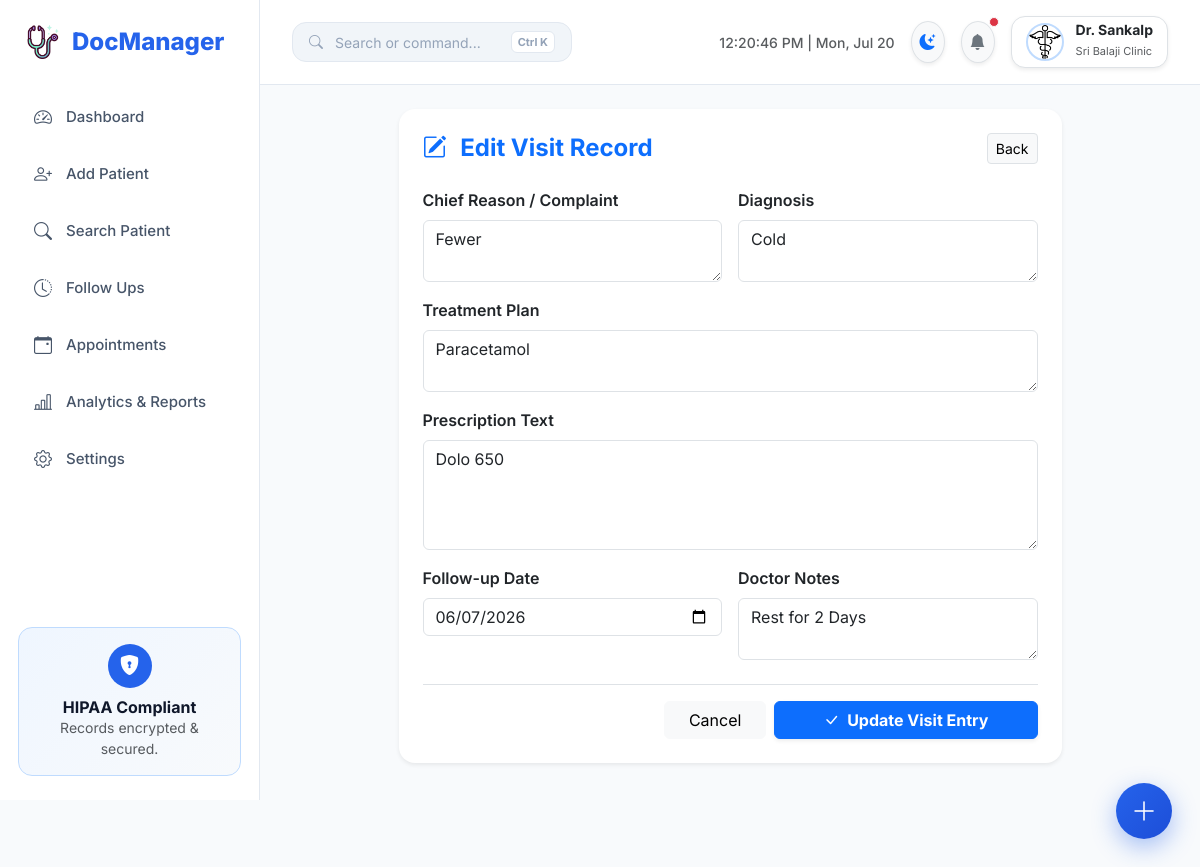
/edit-visit/1 (signed in), run on the app's committed database.
### models.py (models this page shows)
class Doctor(UserMixin, db.Model):
    __tablename__ = "doctors"
    id = db.Column(db.Integer, primary_key=True)
    name = db.Column(db.String(100), nullable=False)
    clinic_name = db.Column(db.String(150), nullable=False)
    email = db.Column(db.String(120), unique=True, nullable=False, index=True)
    phone = db.Column(db.String(15), unique=True, nullable=False, index=True)
    password_hash = db.Column(db.String(255), nullable=False)
    clinic_address = db.Column(db.Text)
    qualification = db.Column(db.String(100))
    logo = db.Column(db.String(255))
    created_at = db.Column(db.DateTime, default=utc_now)
    patients = db.relationship("Patient", backref="doctor", lazy=True, cascade="all, delete-orphan")
    appointments = db.relationship("Appointment", backref="doctor", lazy=True, cascade="all, delete-orphan")

class Visit(db.Model):
    __tablename__ = "visits"
    id = db.Column(db.Integer, primary_key=True)
    patient_id = db.Column(db.Integer, db.ForeignKey("patients.id"), nullable=False, index=True)
    visit_date = db.Column(db.Date, nullable=False, index=True)
    reason = db.Column(db.Text)
    diagnosis = db.Column(db.Text)
    treatment = db.Column(db.Text)
    prescription = db.Column(db.Text)
    notes = db.Column(db.Text)
    follow_up_date = db.Column(db.Date, nullable=True, index=True)
    created_at = db.Column(db.DateTime, default=utc_now)
    medicines = db.relationship("PrescriptionMedicine", backref="visit", lazy=True, cascade="all, delete-orphan")
    bill = db.relationship("Bill", backref="visit", uselist=False, cascade="all, delete-orphan")

### app/blueprints/visits.py (the view, shortened to what this page needs)
@visits_bp.route("/edit-visit/<int:visit_id>", methods=["GET", "POST"])
@login_required
def edit_visit(visit_id):
    visit = Visit.query.get_or_404(visit_id)
    patient = Patient.query.filter_by(id=visit.patient_id, doctor_id=current_user.id).first_or_404()
    return render_template("edit_visit.html", visit=visit, patient=patient, page_title="Edit Visit")

### templates/edit_visit.html
{% extends "base.html" %}
{% block content %}
<div class="row justify-content-center">
  <div class="col-lg-10 col-xl-9">
    <div class="card border-0 shadow-sm rounded-4">
      <div class="card-header bg-transparent border-0 pt-4 px-4 pb-0 d-flex justify-content-between align-items-center">
        <h4 class="fw-bold m-0 text-primary"><i class="bi bi-pencil-square me-2"></i> Edit Visit Record</h4>
        <a href="{{ url_for('visits.visit_details', visit_id=visit.id) }}" class="btn btn-sm btn-light border">Back</a>
      </div>
      <div class="card-body p-4">
        <form method="POST" action="{{ url_for('visits.edit_visit', visit_id=visit.id) }}">
          <div class="row g-3">
            <div class="col-md-6">
              <label class="form-label fw-semibold">Chief Reason / Complaint</label>
              <textarea name="reason" class="form-control" rows="2">{{ visit.reason or '' }}</textarea>
            </div>
            <div class="col-md-6">
              <label class="form-label fw-semibold">Diagnosis</label>
              <textarea name="diagnosis" class="form-control" rows="2">{{ visit.diagnosis or '' }}</textarea>
            </div>
            <div class="col-12">
              <label class="form-label fw-semibold">Treatment Plan</label>
              <textarea name="treatment" class="form-control" rows="2">{{ visit.treatment or '' }}</textarea>
            </div>
            <div class="col-12">
              <label class="form-label fw-semibold">Prescription Text</label>
              <textarea name="prescription" class="form-control" rows="4">{{ visit.prescription or '' }}</textarea>
            </div>
            <div class="col-md-6">
              <label class="form-label fw-semibold">Follow-up Date</label>
              <input type="date" name="follow_up_date" class="form-control" value="{{ visit.follow_up_date.strftime('%Y-%m-%d') if visit.follow_up_date else '' }}" />
            </div>
            <div class="col-md-6">
              <label class="form-label fw-semibold">Doctor Notes</label>
              <textarea name="notes" class="form-control" rows="2">{{ visit.notes or '' }}</textarea>
            </div>
          </div>
          <div class="mt-4 pt-3 border-top d-flex justify-content-end gap-2">
            <a href="{{ url_for('visits.visit_details', visit_id=visit.id) }}" class="btn btn-light px-4">Cancel</a>
            <button type="submit" class="btn btn-primary px-5 fw-bold shadow-sm">
              <i class="bi bi-check-lg me-1"></i> Update Visit Entry
            </button>
          </div>
        </form>
      </div>
    </div>
  </div>
</div>
{% endblock %}

### templates/base.html (shortened to what this page needs)
<!doctype html>
<html lang="en" data-theme="light">
  <head>
    <link href="https://cdn.jsdelivr.net/npm/bootstrap@5.3.3/dist/css/bootstrap.min.css" rel="stylesheet">
    <link rel="stylesheet" href="https://cdn.jsdelivr.net/npm/bootstrap-icons@1.11.3/font/bootstrap-icons.min.css">
    <link rel="stylesheet" href="{{ url_for('static', filename='css/style.css') }}" />
  </head>
  <body>
    {% if current_user.is_authenticated %}
    <aside class="sidebar">
      <a href="{{ url_for('patients.dashboard') }}" class="logo text-decoration-none">
        <img src="{{ url_for('static', filename='images/stethoscope.png') }}" width="34" alt="Logo" />
        <span>DocManager</span>
      </a>
      <ul class="sidebar-menu">
        <li>
          <a href="{{ url_for('patients.dashboard') }}" class="{% if request.endpoint == 'patients.dashboard' %}active{% endif %}">
            <i class="bi bi-speedometer2"></i> Dashboard
          </a>
        </li>
        <li>
          <a href="{{ url_for('patients.add_patient') }}" class="{% if request.endpoint == 'patients.add_patient' %}active{% endif %}">
            <i class="bi bi-person-plus"></i> Add Patient
          </a>
        </li>
        <li>
          <a href="{{ url_for('patients.search_patient') }}" class="{% if request.endpoint == 'patients.search_patient' %}active{% endif %}">
            <i class="bi bi-search"></i> Search Patient
          </a>
        </li>
        <li>
          <a href="{{ url_for('patients.follow_ups') }}" class="{% if request.endpoint == 'patients.follow_ups' %}active{% endif %}">
            <i class="bi bi-clock-history"></i> Follow Ups
          </a>
        </li>
        <li>
          <a href="{{ url_for('appointments.appointments') }}" class="{% if 'appointments' in request.endpoint %}active{% endif %}">
            <i class="bi bi-calendar-event"></i> Appointments
          </a>
        </li>
        <li>
          <a href="{{ url_for('analytics.analytics_dashboard') }}" class="{% if 'analytics' in request.endpoint %}active{% endif %}">
            <i class="bi bi-bar-chart-line"></i> Analytics & Reports
          </a>
        </li>
        <li>
          <a href="{{ url_for('settings.settings') }}" class="{% if request.endpoint == 'settings.settings' %}active{% endif %}">
            <i class="bi bi-gear"></i> Settings
          </a>
        </li>
      </ul>
      <div class="sidebar-footer">
        <div class="security-card">
          <div class="security-icon">
            <i class="bi bi-shield-lock-fill"></i>
          </div>
          <h6 class="fw-bold m-0">HIPAA Compliant</h6>
          <p class="small text-muted mb-0">Records encrypted & secured.</p>
        </div>
      </div>
    </aside>
    {% endif %}
    <main class="{% if current_user.is_authenticated %}main-content{% endif %}">
      {% if current_user.is_authenticated %}
      <div class="topbar">
        <div class="d-flex align-items-center gap-3">
          <button class="cmd-trigger-btn trigger-cmd">
            <i class="bi bi-search"></i>
            <span>Search or command...</span>
            <span class="cmd-key">Ctrl K</span>
          </button>
        </div>
        <div class="d-flex align-items-center gap-3">
          <div id="liveClock" class="d-none d-md-block text-muted small fw-medium"></div>
          <button id="themeToggleBtn" class="btn btn-light rounded-circle border shadow-sm p-2" title="Toggle Theme">
            <i id="themeToggleIcon" class="bi bi-moon-stars-fill text-primary"></i>
          </button>
          <div class="dropdown">
            <button class="btn btn-light rounded-circle border shadow-sm p-2 position-relative" data-bs-toggle="dropdown">
              <i class="bi bi-bell-fill text-secondary"></i>
              <span class="position-absolute top-0 start-100 translate-middle p-1 bg-danger border border-light rounded-circle"></span>
            </button>
          </div>
          <div class="dropdown">
            <button class="profile-btn border shadow-sm" data-bs-toggle="dropdown">
              {% if current_user.logo %}
                <img src="{{ url_for('static', filename='uploads/' + current_user.logo) }}" class="doctor-logo" alt="Logo" />
              {% else %}
                <div class="avatar">{{ current_user.name[0] }}</div>
              {% endif %}
              <div class="text-start d-none d-md-block">
                <div class="fw-bold lh-1 text-dark" style="font-size: 14px;">Dr. {{ current_user.name }}</div>
                <small class="text-muted" style="font-size: 11px;">{{ current_user.clinic_name }}</small>
              </div>
            </button>
          </div>
        </div>
      </div>
      {% endif %}
      <div class="container-fluid p-4">
        {% block content %}{% endblock %}
      </div>
    </main>
    {% if current_user.is_authenticated %}
    <div class="fab-container" id="fabContainer">
      <button class="fab-main" id="fabMain" title="Quick Actions"><i class="bi bi-plus-lg"></i></button>
    </div>
    {% endif %}
    <div id="toastContainer" class="position-fixed bottom-0 end-0 p-3" style="z-index: 10000;"></div>
  </body>
</html>

### static/css/style.css (style rules this page uses)
:root { --primary: #2563eb; --primary-hover: #1d4ed8; --primary-light: #eff6ff; --primary-border: #bfdbfe; --success: #10b981; --success-light: #ecfdf5; --warning: #f59e0b; --warning-light: #fffbeb; --danger: #ef4444; --danger-light: #fef2f2; --info: #06b6d4; --info-light: #ecfeff; --bg-body: #f8fafc; --bg-card: #ffffff; --bg-sidebar: #ffffff; --bg-topbar: #ffffff; --bg-input: #f1f5f9; --text-primary: #0f172a; --text-secondary: #475569; --text-muted: #94a3b8; --border-color: #e2e8f0; --shadow-sm: 0 2px 8px rgba(0, 0, 0, 0.04); --shadow-md: 0 8px 24px rgba(0, 0, 0, 0.06); --shadow-lg: 0 16px 36px rgba(0, 0, 0, 0.08); --radius-sm: 8px; --radius-md: 14px; --radius-lg: 20px; --radius-xl: 24px; --radius-full: 9999px; --transition-fast: 0.2s cubic-bezier(0.4, 0, 0.2, 1); --transition-normal: 0.3s cubic-bezier(0.4, 0, 0.2, 1); }
* { margin: 0; padding: 0; box-sizing: border-box; }
body { font-family: 'Inter', system-ui, -apple-system, sans-serif; background-color: var(--bg-body); color: var(--text-primary); transition: background-color var(--transition-fast), color var(--transition-fast); min-height: 100vh; overflow-x: hidden; }
.sidebar { width: 260px; height: 100vh; background: var(--bg-sidebar); position: fixed; left: 0; top: 0; border-right: 1px solid var(--border-color); padding: 24px 18px; display: flex; flex-direction: column; z-index: 1000; transition: left var(--transition-normal); }
.logo { font-size: 24px; font-weight: 800; color: var(--primary); display: flex; align-items: center; gap: 12px; margin-bottom: 32px; padding-left: 8px; }
.sidebar-menu { list-style: none; padding: 0; }
.sidebar-menu li { margin-bottom: 6px; }
.sidebar-menu a { display: flex; align-items: center; gap: 14px; text-decoration: none; padding: 12px 16px; border-radius: var(--radius-md); color: var(--text-secondary); font-weight: 500; font-size: 15px; transition: var(--transition-fast); }
.sidebar-menu a i { font-size: 18px; }
.sidebar-footer { margin-top: auto; }
.security-card { background: linear-gradient(135deg, var(--primary-light), var(--bg-body)); border: 1px solid var(--primary-border); border-radius: var(--radius-md); padding: 16px; text-align: center; }
.security-icon { width: 44px; height: 44px; margin: 0 auto 10px; border-radius: 50%; background: var(--primary); color: white; display: flex; align-items: center; justify-content: center; font-size: 20px; }
.main-content { margin-left: 260px; min-height: 100vh; padding-bottom: 80px; transition: margin-left var(--transition-normal); }
.topbar { background: var(--bg-topbar); padding: 16px 32px; border-bottom: 1px solid var(--border-color); display: flex; justify-content: space-between; align-items: center; position: sticky; top: 0; z-index: 990; backdrop-filter: blur(8px); }
.cmd-trigger-btn { background: var(--bg-input); border: 1px solid var(--border-color); color: var(--text-muted); border-radius: var(--radius-md); padding: 8px 16px; display: flex; align-items: center; gap: 12px; cursor: pointer; font-size: 14px; transition: var(--transition-fast); width: 280px; }
.cmd-key { background: var(--bg-card); border: 1px solid var(--border-color); border-radius: 6px; padding: 2px 6px; font-size: 11px; font-weight: 700; margin-left: auto; }
.profile-btn { display: flex; align-items: center; gap: 12px; background: var(--bg-card); border: 1px solid var(--border-color); border-radius: var(--radius-md); padding: 6px 14px; cursor: pointer; }
.doctor-logo { width: 38px; height: 38px; border-radius: 50%; object-fit: cover; border: 2px solid var(--primary-border); }
.fab-container { position: fixed; bottom: 28px; right: 28px; z-index: 900; }
.fab-main { width: 56px; height: 56px; border-radius: 50%; background: linear-gradient(135deg, var(--primary), #1d4ed8); color: white; display: flex; align-items: center; justify-content: center; font-size: 26px; box-shadow: 0 8px 24px rgba(37, 99, 235, 0.4); cursor: pointer; border: none; transition: var(--transition-normal); }

### data on the page
Doctor: logo (picture), name "Sankalp", clinic_name "Sri Balaji Clinic"
Visit: reason "Fewer", diagnosis "Cold", treatment "Paracetamol", prescription "Dolo 650", follow_up_date "06/07/2026", notes "Rest for 2 Days"
